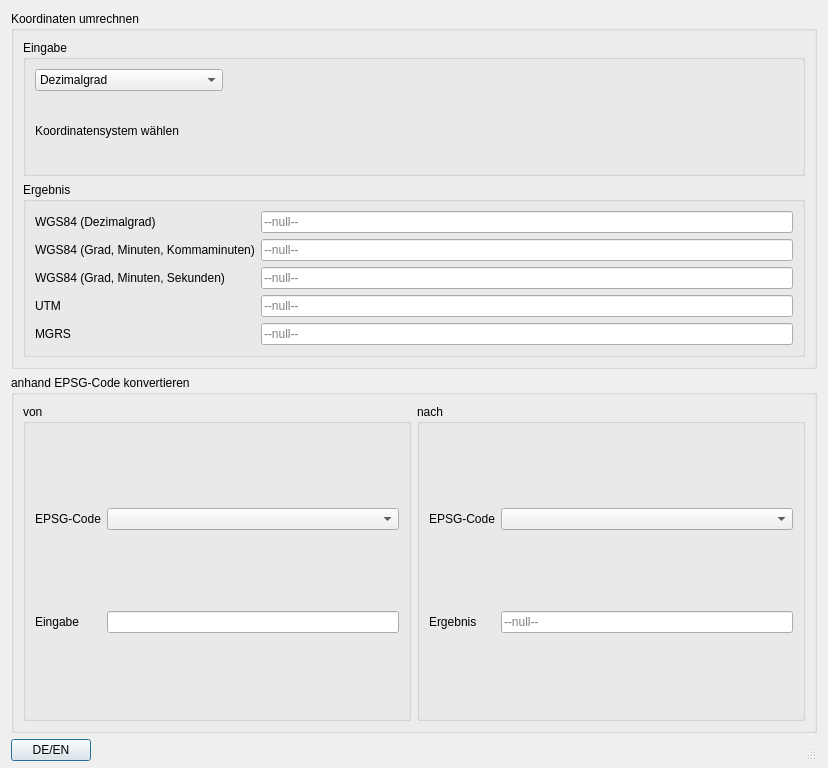
<?xml version="1.0" encoding="UTF-8"?>
<ui version="4.0">
 <class>CoordinatesConverterDialogBase</class>
 <widget class="QDialog" name="CoordinatesConverterDialogBase">
  <property name="geometry">
   <rect>
    <x>0</x>
    <y>0</y>
    <width>828</width>
    <height>768</height>
   </rect>
  </property>
  <property name="sizePolicy">
   <sizepolicy hsizetype="Preferred" vsizetype="Ignored">
    <horstretch>0</horstretch>
    <verstretch>0</verstretch>
   </sizepolicy>
  </property>
  <property name="windowTitle">
   <string>Koordinaten konvertieren</string>
  </property>
  <layout class="QGridLayout" name="gridLayout_2">
   <property name="bottomMargin">
    <number>0</number>
   </property>
   <item row="1" column="1">
    <widget class="QGroupBox" name="groupBox_coord">
     <property name="sizePolicy">
      <sizepolicy hsizetype="Preferred" vsizetype="Preferred">
       <horstretch>0</horstretch>
       <verstretch>1</verstretch>
      </sizepolicy>
     </property>
     <property name="title">
      <string>Koordinaten umrechnen</string>
     </property>
     <layout class="QGridLayout" name="gridLayout">
      <item row="0" column="0" colspan="2">
       <widget class="QGroupBox" name="groupBox_input">
        <property name="title">
         <string>Eingabe</string>
        </property>
        <layout class="QGridLayout" name="gridLayout_6">
         <item row="0" column="0">
          <widget class="QComboBox" name="comboBox_format">
           <property name="sizePolicy">
            <sizepolicy hsizetype="Preferred" vsizetype="Fixed">
             <horstretch>0</horstretch>
             <verstretch>0</verstretch>
            </sizepolicy>
           </property>
           <property name="baseSize">
            <size>
             <width>0</width>
             <height>0</height>
            </size>
           </property>
           <property name="currentIndex">
            <number>0</number>
           </property>
           <property name="maxVisibleItems">
            <number>5</number>
           </property>
           <property name="maxCount">
            <number>5</number>
           </property>
           <item>
            <property name="text">
             <string>Dezimalgrad</string>
            </property>
           </item>
           <item>
            <property name="text">
             <string>Grad, Kommaminuten</string>
            </property>
           </item>
           <item>
            <property name="text">
             <string>Grad, Minuten, Sekunden</string>
            </property>
           </item>
           <item>
            <property name="text">
             <string>UTM</string>
            </property>
           </item>
           <item>
            <property name="text">
             <string>MGRS</string>
            </property>
           </item>
          </widget>
         </item>
         <item row="0" column="2" colspan="3">
          <layout class="QGridLayout" name="gridLayout_input"/>
         </item>
         <item row="1" column="2" colspan="3">
          <widget class="QLabel" name="label_input_convert">
           <property name="text">
            <string/>
           </property>
          </widget>
         </item>
         <item row="1" column="0">
          <widget class="QLabel" name="label_format_description">
           <property name="text">
            <string>Koordinatensystem wählen</string>
           </property>
          </widget>
         </item>
        </layout>
       </widget>
      </item>
      <item row="1" column="0" colspan="2">
       <widget class="QGroupBox" name="groupBox_result">
        <property name="title">
         <string>Ergebnis</string>
        </property>
        <layout class="QGridLayout" name="gridLayout_7">
         <item row="0" column="0">
          <layout class="QGridLayout" name="gridLayout_result">
           <item row="0" column="1">
            <widget class="QLineEdit" name="lineEdit_wgs_degrees">
             <property name="enabled">
              <bool>true</bool>
             </property>
             <property name="text">
              <string/>
             </property>
             <property name="readOnly">
              <bool>true</bool>
             </property>
             <property name="placeholderText">
              <string>--null--</string>
             </property>
            </widget>
           </item>
           <item row="1" column="0">
            <widget class="QLabel" name="label_wgs_degrees">
             <property name="text">
              <string>WGS84 (Grad, Minuten, Kommaminuten)</string>
             </property>
            </widget>
           </item>
           <item row="0" column="0">
            <widget class="QLabel" name="label_wgs_dms">
             <property name="text">
              <string>WGS84 (Dezimalgrad)</string>
             </property>
            </widget>
           </item>
           <item row="1" column="1">
            <widget class="QLineEdit" name="lineEdit_wgs_comma">
             <property name="enabled">
              <bool>true</bool>
             </property>
             <property name="text">
              <string/>
             </property>
             <property name="readOnly">
              <bool>true</bool>
             </property>
             <property name="placeholderText">
              <string>--null--</string>
             </property>
            </widget>
           </item>
           <item row="2" column="0">
            <widget class="QLabel" name="label">
             <property name="text">
              <string>WGS84 (Grad, Minuten, Sekunden)</string>
             </property>
            </widget>
           </item>
           <item row="3" column="0">
            <widget class="QLabel" name="label_utm">
             <property name="text">
              <string>UTM</string>
             </property>
            </widget>
           </item>
           <item row="3" column="1">
            <widget class="QLineEdit" name="lineEdit_utm">
             <property name="enabled">
              <bool>true</bool>
             </property>
             <property name="text">
              <string/>
             </property>
             <property name="readOnly">
              <bool>true</bool>
             </property>
             <property name="placeholderText">
              <string>--null--</string>
             </property>
            </widget>
           </item>
           <item row="2" column="1">
            <widget class="QLineEdit" name="lineEdit_wgs_dms">
             <property name="enabled">
              <bool>true</bool>
             </property>
             <property name="text">
              <string/>
             </property>
             <property name="readOnly">
              <bool>true</bool>
             </property>
             <property name="placeholderText">
              <string>--null--</string>
             </property>
            </widget>
           </item>
           <item row="4" column="0">
            <widget class="QLabel" name="label_utm_ref">
             <property name="text">
              <string>MGRS</string>
             </property>
            </widget>
           </item>
           <item row="4" column="1">
            <widget class="QLineEdit" name="lineEdit_mgrs">
             <property name="enabled">
              <bool>true</bool>
             </property>
             <property name="text">
              <string/>
             </property>
             <property name="readOnly">
              <bool>true</bool>
             </property>
             <property name="placeholderText">
              <string>--null--</string>
             </property>
            </widget>
           </item>
          </layout>
         </item>
        </layout>
       </widget>
      </item>
     </layout>
    </widget>
   </item>
   <item row="2" column="1">
    <widget class="QGroupBox" name="groupBox_epsg">
     <property name="sizePolicy">
      <sizepolicy hsizetype="Preferred" vsizetype="Preferred">
       <horstretch>0</horstretch>
       <verstretch>1</verstretch>
      </sizepolicy>
     </property>
     <property name="title">
      <string>anhand EPSG-Code konvertieren</string>
     </property>
     <layout class="QHBoxLayout" name="horizontalLayout">
      <item>
       <widget class="QGroupBox" name="groupBox_from">
        <property name="title">
         <string>von</string>
        </property>
        <layout class="QGridLayout" name="gridLayout_3">
         <item row="0" column="1">
          <widget class="QLabel" name="label_epsg_from">
           <property name="text">
            <string>EPSG-Code</string>
           </property>
          </widget>
         </item>
         <item row="2" column="1">
          <widget class="QLabel" name="label_input_from">
           <property name="text">
            <string>Eingabe</string>
           </property>
          </widget>
         </item>
         <item row="0" column="2">
          <widget class="QComboBox" name="comboBox_from"/>
         </item>
         <item row="2" column="2">
          <widget class="QLineEdit" name="lineEdit_input_epsg"/>
         </item>
        </layout>
       </widget>
      </item>
      <item>
       <widget class="QGroupBox" name="groupBox_to">
        <property name="title">
         <string>nach</string>
        </property>
        <layout class="QGridLayout" name="gridLayout_4">
         <item row="0" column="1">
          <widget class="QLabel" name="label_epsg_to">
           <property name="text">
            <string>EPSG-Code</string>
           </property>
          </widget>
         </item>
         <item row="1" column="1">
          <widget class="QLabel" name="label_result_to">
           <property name="text">
            <string>Ergebnis</string>
           </property>
          </widget>
         </item>
         <item row="0" column="2">
          <widget class="QComboBox" name="comboBox_to"/>
         </item>
         <item row="1" column="2">
          <widget class="QLineEdit" name="lineEdit_epsg_result">
           <property name="enabled">
            <bool>true</bool>
           </property>
           <property name="text">
            <string/>
           </property>
           <property name="readOnly">
            <bool>true</bool>
           </property>
           <property name="placeholderText">
            <string>--null--</string>
           </property>
          </widget>
         </item>
        </layout>
       </widget>
      </item>
     </layout>
    </widget>
   </item>
   <item row="3" column="1">
    <layout class="QGridLayout" name="gridLayout_5">
     <property name="bottomMargin">
      <number>7</number>
     </property>
     <item row="0" column="1">
      <widget class="QStatusBar" name="statusBar">
       <property name="sizePolicy">
        <sizepolicy hsizetype="Preferred" vsizetype="Preferred">
         <horstretch>0</horstretch>
         <verstretch>0</verstretch>
        </sizepolicy>
       </property>
       <property name="font">
        <font>
         <pointsize>8</pointsize>
        </font>
       </property>
      </widget>
     </item>
     <item row="0" column="0">
      <widget class="QPushButton" name="changeLanguageButton">
       <property name="text">
        <string>DE/EN</string>
       </property>
      </widget>
     </item>
    </layout>
   </item>
  </layout>
 </widget>
 <resources/>
 <connections/>
</ui>
